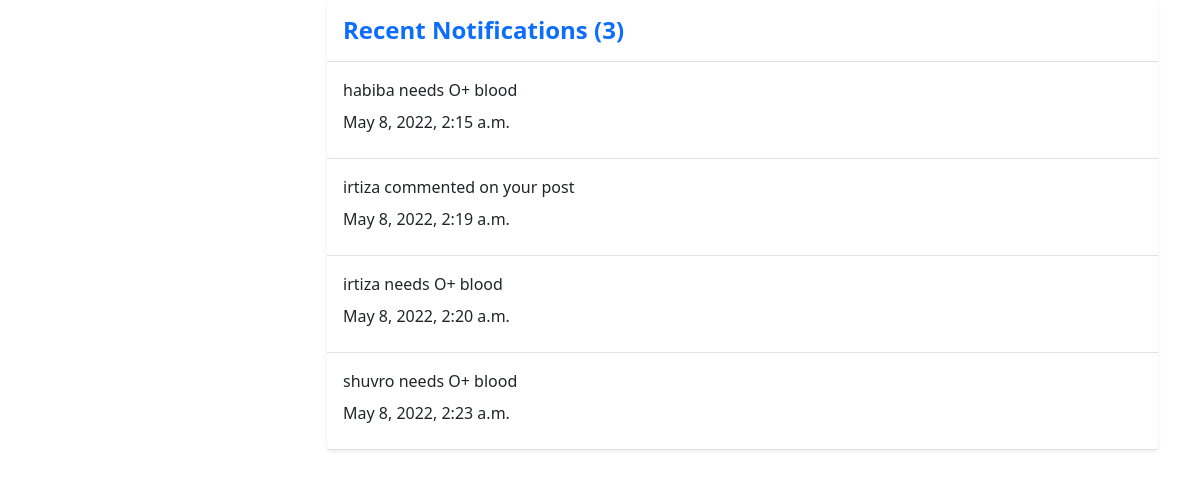
The page /auth1/user/25/notifications (signed in) on the database as committed earlier.
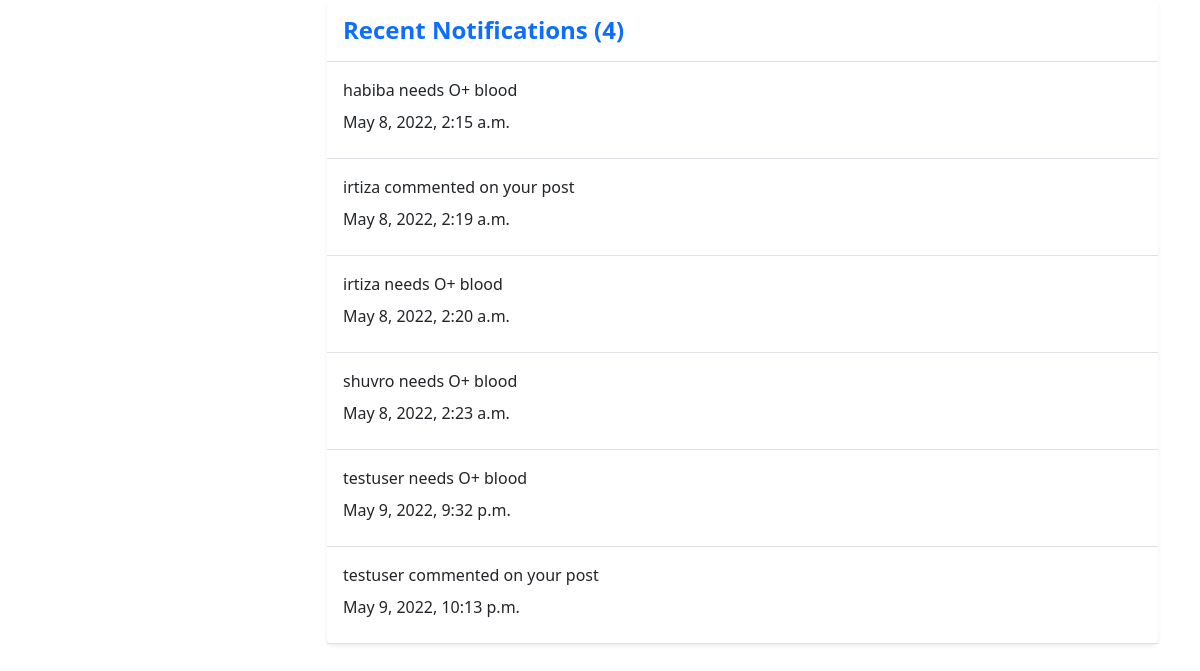
The same page on the database as committed later.
### auth1/models.py (models this page shows)
class Notification(models.Model):
	message = models.CharField(max_length=255)
	receiver = models.ManyToManyField(RegisterUser, related_name='receiver')
	read_by = models.ManyToManyField(RegisterUser, related_name='read_by', blank=True, null=True)
	context = models.IntegerField(null=True)
	creation_date = models.DateTimeField(default=timezone.now)

### auth1/views.py (the view)
# urls.py: path('user/<int:pk>/notifications', views.view_notifications, name='view_notifications'),
def view_notifications(request, pk):
    user = request.user.id
    notifications = Notification.objects.filter(receiver=user)
    unread_notifications = Notification.objects.filter(receiver=user).exclude(read_by=user)
    total_unread_notifications = len(unread_notifications)
    return render(request, 'auth1/notifications.html', {
        'notifications': notifications,
        'total_unread_notifications': total_unread_notifications,
    })

### auth1/templates/auth1/notifications.html (shortened to what this page needs)
<link rel="stylesheet"
    href="https://cdnjs.cloudflare.com/ajax/libs/MaterialDesign-Webfont/5.3.45/css/materialdesignicons.css"
 />
{% load bootstrap5 %}
{% bootstrap_css %}
<div class="container">
    <div class="row">
        <div class="col-lg-3 left">
        </div>
        <div class="col-lg-9 right">
            <div class="box shadow-sm rounded bg-white mb-3">
                <div class="box-title border-bottom p-3">
                    <h4 class="m-0 text-primary fw-bold">Recent Notifications   ({{total_unread_notifications}}) </h4>
                </div>
                <div class="box-body p-0">
                    {% for notification in notifications %}
                    <div class="p-3 d-flex align-items-center border-bottom osahan-post-header">
                        <div class="font-weight-bold mr-3">
                            <div class="mb-2">{{ notification.message }}</div>
                            <div class="mb-2">{{ notification.creation_date }}</div>
                        </div>
                    </div>
                    {% endfor %}
                </div>
            </div>
        </div>
    </div>

Rows that differ between the two databases and show on the page:
added Notification: message "testuser needs O+ blood", creation_date "May 9, 2022, 9:32 p.m."
added Notification: message "testuser commented on your post", creation_date "May 9, 2022, 10:13 p.m."
Other text that changed with them:
{{ total_unread_notifications }}: "3" → "4"
